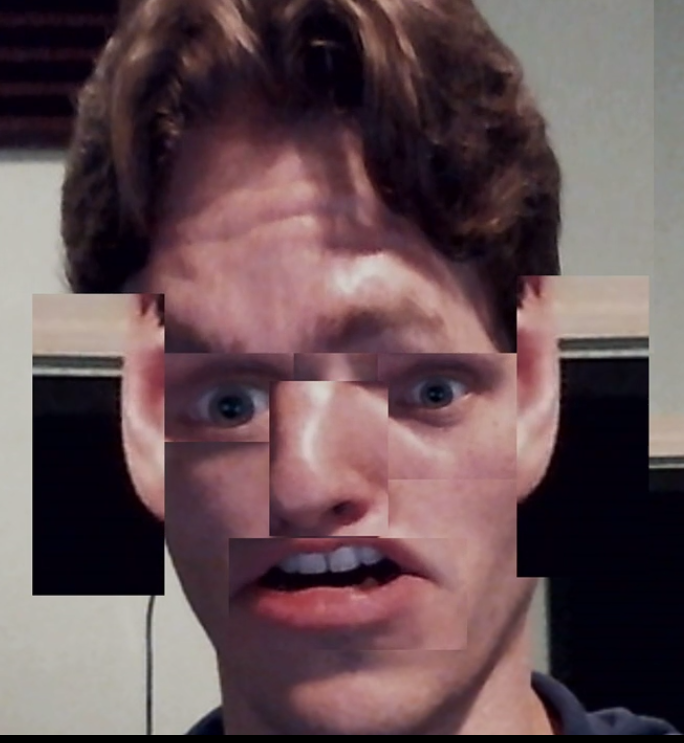
#> input picture ch6/jermaPicasso.png, 684 x 743 px
$ python masking.py --image jermaPicasso.png
#> lines starting #> are read from the running program, lines starting #| are printed output that depends on the picture; after the words box and inside, x2 and y2 are one past the last pixel; in counts of white or black regions, pixels touching at a corner belong together
import numpy as np
import argparse
import cv2

ap = argparse.ArgumentParser()
ap.add_argument("-i", "--image", required = True, help = "image path")
args = vars(ap.parse_args())

image = cv2.imread(args["image"])
#> image is the input picture: shape (743, 684, 3); mean B, G, R 83.4, 79.7, 100.9
cv2.imshow("Wanted!", image)

size = 75
positionX = -175
positionY = 175
mask = np.zeros(image.shape[:2],dtype = "uint8")
(cX,cY) = ((image.shape[1]//2) + positionX,(image.shape[0]//2) +  positionY)
#> cX = 167; cY = 546
cv2.rectangle(mask, (cX-size,cY-size),(cX+size,cY+size), 255, -1)
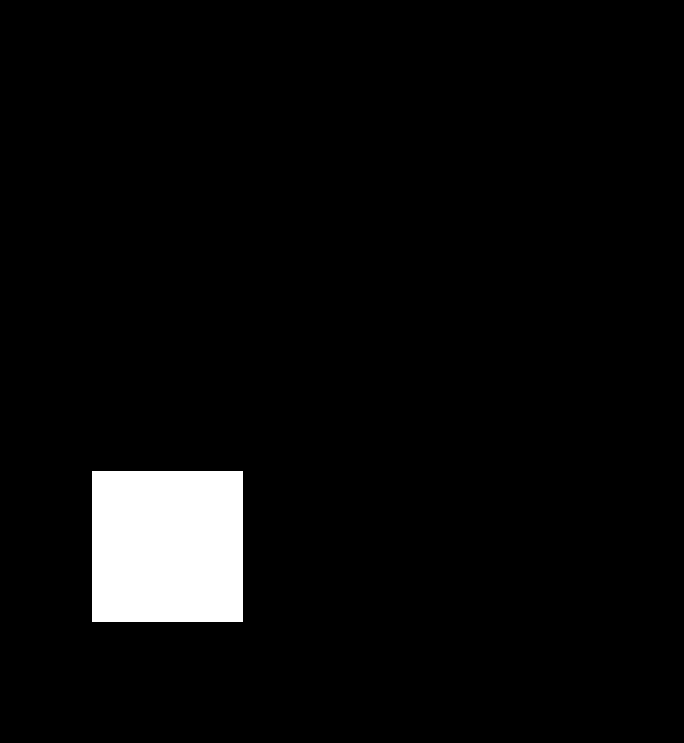
#> mask: shape (743, 684); 4.5% white; 1 white region, box (x1, y1, x2, y2) and area: (92, 471, 243, 622) 22801
cv2.imshow("Mask by Dream", mask)

masked = cv2.bitwise_and(image,image,mask=mask)
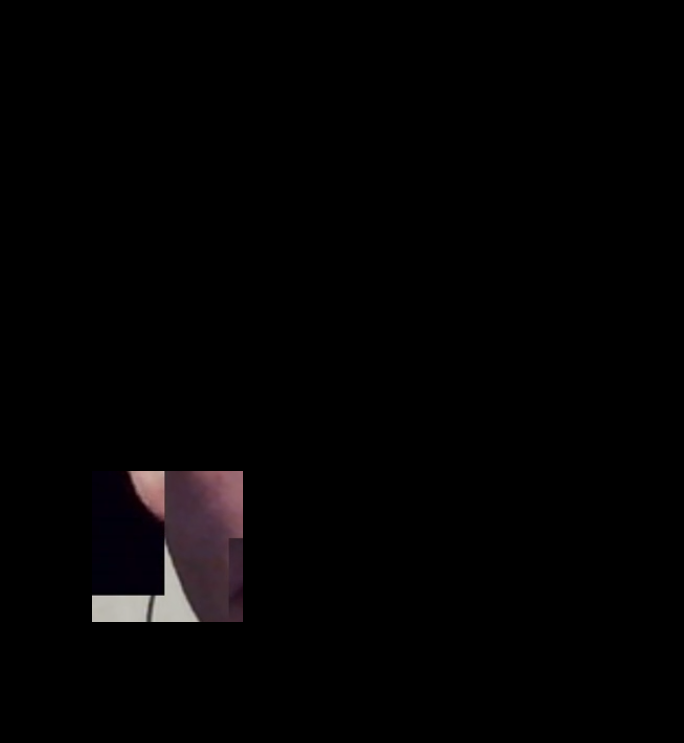
#> masked: shape (743, 684, 3); mean B, G, R 2.9, 2.6, 3.3
cv2.imshow("GOTEEM", masked)
cv2.waitKey(0)

$ run again, on ch6/jermaSun.jpeg
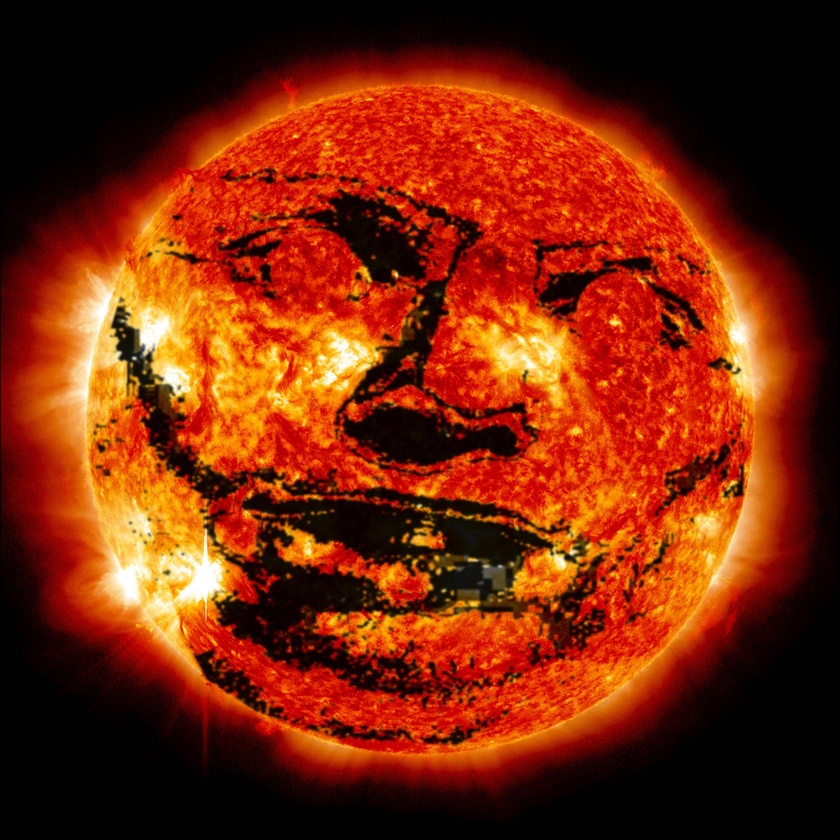
#> input picture ch6/jermaSun.jpeg, 840 x 840 px, shrunk from 3277 x 3277 before the run
#> image is the input picture: shape (840, 840, 3); mean B, G, R 9.7, 38.2, 120.1
#> `cv2.rectangle(mask, (cX-size,cY-size),(cX+size,cY+size), 255, -1)`:
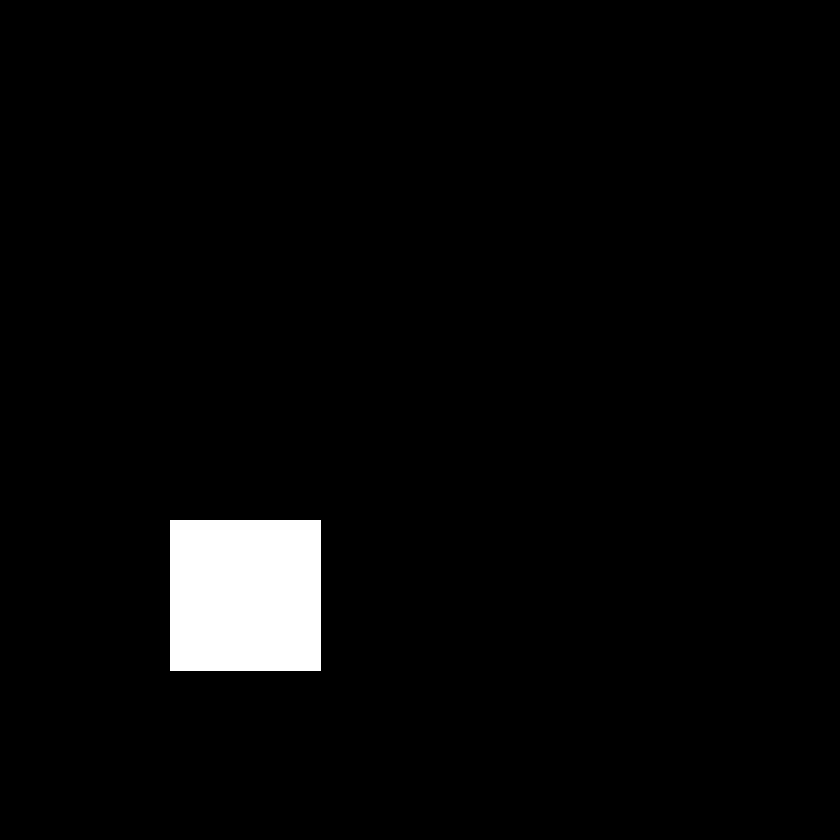
#> mask: shape (840, 840); 3.2% white; 1 white region, box (x1, y1, x2, y2) and area: (170, 520, 321, 671) 22801
#> `masked = cv2.bitwise_and(image,image,mask=mask)`:
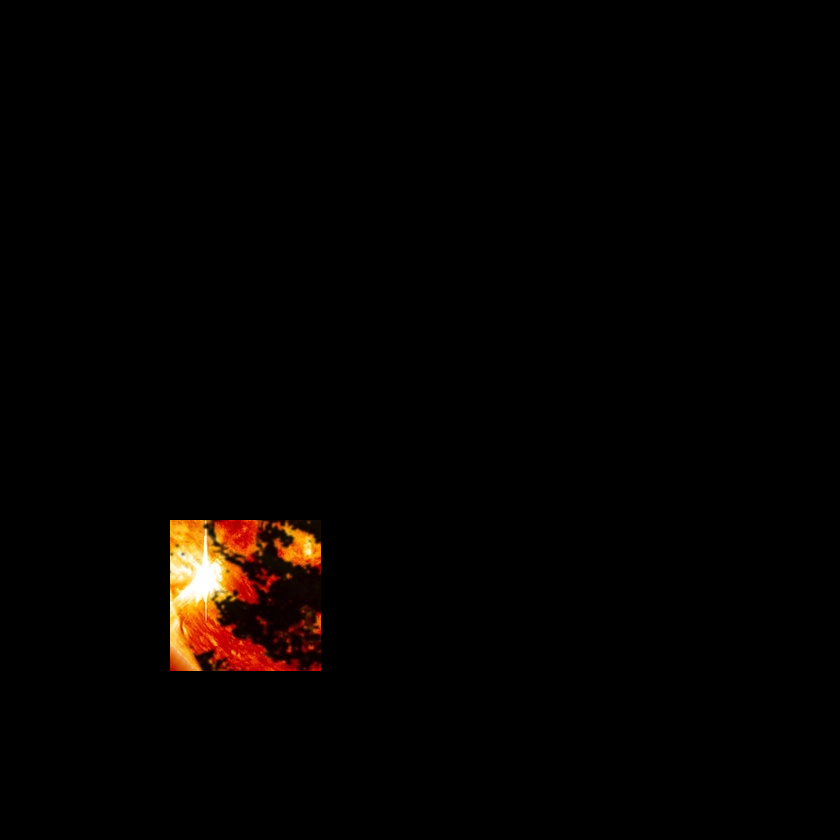
#> masked: shape (840, 840, 3); mean B, G, R 0.9, 2.3, 4.6
